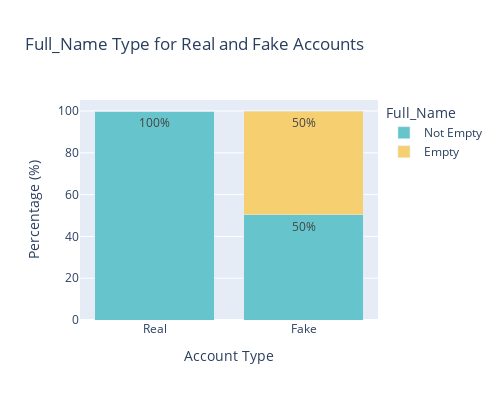

Notebook code cell kept with this figure:
### Code cell
real_accounts = dataframe[dataframe['is_fake'] == 'real']
length_real = len(real_accounts)
fake_accounts = dataframe[dataframe['is_fake'] == 'fake']
length_fake = len(fake_accounts)

real_accounts_with_null_full_name = real_accounts[real_accounts['full_name'] == 'null']
length_real_with_null_full_name = len(real_accounts_with_null_full_name)
real_accounts_with_not_null_full_name = real_accounts[real_accounts['full_name'] != 'null']
length_real_without_null_full_name = len(real_accounts_with_not_null_full_name)
fake_accounts_with_null_full_name = fake_accounts[fake_accounts['full_name'] == 'null']
length_fake_with_null_full_name = len(fake_accounts_with_null_full_name)
fake_accounts_with_not_null_full_name = fake_accounts[fake_accounts['full_name'] != 'null']
length_fake_without_null_full_name = len(fake_accounts_with_not_null_full_name)

percentage_real = length_real/len(dataframe)
percentage_real_with_null_full_name = length_real_with_null_full_name/length_real
percentage_real_without_null_full_name = length_real_without_null_full_name/length_real
percentage_fake = length_fake/len(dataframe)
percentage_fake_with_null_full_name = length_fake_with_null_full_name/length_fake
percentage_fake_without_null_full_name = length_fake_without_null_full_name/length_fake

# Create a DataFrame for plotting
data = {
    'Account Type': ['Real', 'Real', 'Fake', 'Fake'],
    'Full_Name': ['Not Empty', 'Empty', 'Not Empty', 'Empty'],
    'Percentage': [
        percentage_real_without_null_full_name * 100,
        percentage_real_with_null_full_name * 100,
        percentage_fake_without_null_full_name * 100,
        percentage_fake_with_null_full_name * 100
    ]
}
plot_data = pd.DataFrame(data)

# Create a stacked bar chart using Plotly Express
fig = px.bar(plot_data, x='Account Type', y='Percentage', color='Full_Name',
             barmode='stack', labels={'Percentage': 'Percentage (%)'},color_discrete_sequence=px.colors.qualitative.Pastel,text='Percentage',
             title='Full_Name Type for Real and Fake Accounts')
fig.update_traces(texttemplate='%{text:.0f}%', textposition='inside')
fig.update_layout(width=500, height=400)
fig.show()

### Figure 1 — Plotly figure (JSON) as saved in the notebook; plotly's stock layout.template omitted (floating-point values rounded to 4 significant figures)
{"data": [{"alignmentgroup": "True", "hovertemplate": "Full_Name=Not Empty<br>Account Type=%{x}<br>Percentage (%)=%{text}<extra></extra>", "legendgroup": "Not Empty", "marker": {"color": "rgb(102, 197, 204)", "pattern": {"shape": ""}}, "name": "Not Empty", "offsetgroup": "Not Empty", "orientation": "v", "showlegend": true, "text": [100, 50.46], "textposition": "inside", "texttemplate": "%{text:.0f}%", "type": "bar", "x": ["Real", "Fake"], "xaxis": "x", "y": [100, 50.46], "yaxis": "y"}, {"alignmentgroup": "True", "hovertemplate": "Full_Name=Empty<br>Account Type=%{x}<br>Percentage (%)=%{text}<extra></extra>", "legendgroup": "Empty", "marker": {"color": "rgb(246, 207, 113)", "pattern": {"shape": ""}}, "name": "Empty", "offsetgroup": "Empty", "orientation": "v", "showlegend": true, "text": [0, 49.54], "textposition": "inside", "texttemplate": "%{text:.0f}%", "type": "bar", "x": ["Real", "Fake"], "xaxis": "x", "y": [0, 49.54], "yaxis": "y"}], "layout": {"barmode": "stack", "height": 400, "legend": {"title": {"text": "Full_Name"}, "tracegroupgap": 0}, "title": {"text": "Full_Name Type for Real and Fake Accounts"}, "width": 500, "xaxis": {"anchor": "y", "domain": [0, 1], "title": {"text": "Account Type"}}, "yaxis": {"anchor": "x", "domain": [0, 1], "title": {"text": "Percentage (%)"}}}}
